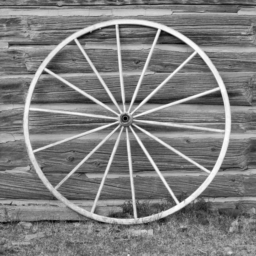
%> input picture RidgesDetection_Matlab/New Filter/Bi_gaussian_last_version/bw_025_256x256.TIF, 256 x 256 px
$ octave main_HF_D2_MS.m   (GNU Octave 9; MATLAB toolbox functions it lacks are replaced by stand-ins)
%> lines starting %> are read from the running program, lines starting %| are printed output that depends on the picture
### RidgesDetection_Matlab/New Filter/Bi_gaussian_last_version/f_normalisation.m
function [imnorm] = f_normalisation (imskin)

%imnorm=(imskin-min(imskin(:)))/(max(imskin(:))-min(imskin(:)));
imnorm = (imskin - min(min(imskin)))./(max(max(imskin)) - min(min(imskin)));

### RidgesDetection_Matlab/New Filter/Bi_gaussian_last_version/f_marges_miroir.m
function [ im_ext ] = f_marges_miroir( imb, taille_masque )
%> called with taille_masque = 35
% v 4.0 traite les couleurs + derniere ligne (n dedouble pas les lignes

if length(size(imb))>2
    [dimy , dimx, dimz]= size(imb); % nb lignes, nb colonnes
else
    [dimy , dimx]= size(imb);
%> dimy = 256; dimx = 256
    dimz = 1;
end


if ( (mod( taille_masque , 2 )) == 0)
error(['ERREUR : la taille de la fenetre du masque vaut ' num2str(tf) ', il faut une taille impaire']);
end
if ((2*dimy <= taille_masque ) || (2*dimx <= taille_masque ))
    x = 2*min(dimy,dimx) -1;
error(['ERREUR : la taille de la fenetre du masque vaut ' num2str(tf) ', il faut une taille maximum de ' num2str(x) ]);
end


imb = double(imb);
n = taille_masque;

im_ext = double(zeros(dimy+(taille_masque-1), dimx+(taille_masque-1), dimz));

[dimy_ext, dimx_ext, dimz_ext]=size(im_ext);
%> dimy_ext = 290; dimx_ext = 290; dimz_ext = 1


for z = 1:dimz_ext

im_ext((n-1)/2+1:dimy_ext-(n-1)/2, (n-1)/2+1:dimx_ext-(n-1)/2, z)=imb(1:dimy,1:dimx, z);

for i=1:(n-1)/2

  im_ext((n-1)/2+1:dimy_ext-(n-1)/2,i,:)=imb(1:dimy,(n-1)/2-i+2, :); %premiere colonne
  im_ext((n-1)/2+1:dimy_ext-(n-1)/2,dimx+(n-1)/2+i,:)=imb(1:dimy,dimx-i, :); %derniere colonne

end

for i=1:(n-1)/2

  im_ext(i,:, :)=im_ext((n-1) -i+2,:, :); %premiere ligne
  im_ext(dimy_ext-(n-1)/2+i,:, :)=im_ext(dimy_ext-i-(n-1)/2,:, :); %derniere ligne
end

end
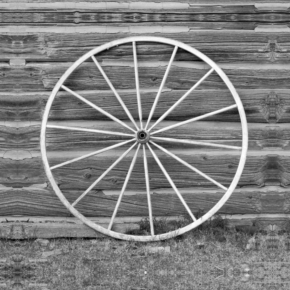
%> im_ext: size 290x290 double; min 0, max 1, mean 0.501

### RidgesDetection_Matlab/New Filter/Bi_gaussian_last_version/f_Derivative_Half_Gaussian_Kernel_D2_MS.m
function [M1, M2, m, C1, C2] = f_Derivative_Half_Gaussian_Kernel_D2_MS(I0, sigma, rho, delta_theta, rotation, ridges)
% v1 : normalization of the filter using sum(sum(F))
% MS = Multi Scale

if ridges
    dx = [-1 0 2 0 -1];  % filter for ridge detection
else
    dx = [1 0 -2 0 1];  % filter for valley detection
end

% X1 = 244  % to visualize a signal of a specific point in the image
% Y1 = 61
%%%%%%%%%%%%%%%%%%%%%%%%%%%%%%%%%%%%%%%%%%%%%%%%%%%%%%%

% we create the filter support in 2D
% for that, we need the highest parameter beween sigma and rho
param_gauss = max(sigma, rho);


%      filter convergence
borne = 200;

% Gaussian support as a function of the highest parameter of the 2D
% anisotropic Gaussian
x = -borne:1:borne;
G = exp(-x.^2 / (2*param_gauss^2));

% compute normalization coeff C0
S0 = sum(G);
C0 = 1/S0;

% new Gaussian
G0 = C0 * exp(-x.^2 / (2*param_gauss^2));
%    figure, plot(x,G0), xlim([-10,10])


% where the Gaussian > 10^(-k)    for support of the normalized Gaussian
seuil = 10^(-3);
g =1;
% y =0;
incr = borne +1;
tampon = 0;
while (g > seuil)
    g = G0(incr);
    incr=incr+1;
    tampon = tampon +1;
end

% new Gaussian support
X = -tampon:1:tampon;

%  discrete normalized Gaussian in x, then derivation
Gn = C0 * exp(-X.^2 / (2*sigma^2));


% seconde derivative
Gx = conv(Gn, dx, 'same'); % evite les aberations aux bords (supprime un pixel a droite et a gauche)

% half Gaussian in y
Gr = C0 * exp(-X.^2 / (2*rho^2));

% figure, plot(Gn), title('Gn')
% figure, plot(Gx), title('Gx')

% filter support in 2D
H = zeros(length(X), length(X));

% build of 2D HK : line in the midle = 1D derivative
H(tampon+1,:) = Gx;
% figure, imagesc(H), colormap(gray), title('H avant lissage')

% convolution with vertical Gaussian to build anisotropic filter
HG = conv2(H, Gr', 'same'); % convolution for vertical smoothing

% figure, imagesc(HG), colormap(gray), title('H apres convergence')

%  heaviside function, to cut the filter
HG(tampon+2:end,:) =0;

%%% avoid border problems : init to 0 ;  filter rotation
HG(:,1) = 0;
HG(:,end) = 0;

% figure, imagesc(HG), colormap(gray) , title('anisotropic filter')


%%%%%%%%%%%%%%%%%%%%%%%%%%%%%%%%%%%%%%%%%%%%%%%%%%%%%%%%%%%%%%
%% filter visualization
Im0 = zeros(51, 51);
Im0(25, 25) = 1;
F0 = double(imfilter(Im0,HG));
figure, imshow(F0, [])
imwrite(f_normalisation(F0), 'filter_HK_D2.png')

%%%%%%%%%%%%%%%%%%%%%%%%%%%%%%%%%%%%%%%%%%%%%%%%%%%%%%%%%%%%%


% add margins of the filter to rotate him
HG = f_marges_noires(HG);

% uncomment to visualize a specific signal
% ss = [];

%%%%%%%%%%%%%%%% maxima (M1, M2) and directions (C1, C2)
M1 = zeros(size(I0));
M2 = zeros(size(I0));
C1 = ones(size(I0));
C2 = ones(size(I0));
m = zeros(size(I0));

% size of the image for loop next
[s1 s2]= size(I0 );

% angle index
angle = 1;


for rotation_filter_angle = 0:delta_theta:360-delta_theta
    rotation_filter_angle

    % filter rotation (different techniques)
    if(strcmp(rotation, 'nearest'))
        HG_angle{angle}  = imrotate(HG, rotation_filter_angle, 'nearest', 'crop');
    elseif(strcmp(rotation, 'bilinear'))
        HG_angle{angle}  = imrotate(HG, rotation_filter_angle, 'bilinear', 'crop');
    elseif(strcmp(rotation, 'bicubic'))
        HG_angle{angle}  = imrotate(HG, rotation_filter_angle, 'bicubic', 'crop');
    elseif(strcmp(rotation, 'condat'))
        HG_angle{angle}  = imrotate_condat(HG, rotation_filter_angle);
    elseif(strcmp(rotation, 'carre'))
        HG_angle{angle}  = imrotate_carre(HG, rotation_filter_angle);
    end

    %%%% uncomment for visualization of the rotated filter
%     figure, imagesc(HG_angle{angle}), colormap(gray)


        % filter normalization
    PosF = ((HG_angle{angle}>0).*HG_angle{angle});
    NegF = ((HG_angle{angle}<0).*HG_angle{angle});
    MM(angle) = sum(sum( PosF ));
    mm(angle) = -sum(sum( NegF ));

    PosF = PosF / MM(angle);
    NegF = NegF / mm(angle);


    HG_angle{angle}  = PosF + NegF ; % final rotated normalized filter
% [6 lines of commented-out code are left out]
HG_angle{angle} = (2 - sigma/(1 + sigma))*HG_angle{angle};


    IangleHF{angle} = double(imfilter(I0,HG_angle{angle}));
%     figure, imagesc( IangleHF{angle}), colormap(gray)  % filtered image
%     figure, imagesc( HG_angle{angle}), colormap(gray)  % filter

%% uncomment to save 2D HK
% HG_angle{angle} = f_normalisation(HG_angle{angle});
% HG_angle{angle}((length(HG_angle{angle})+1)/2,(length(HG_angle{angle})+1)/2)=1;
%     imwrite(f_normalisation(HG_angle{angle}), ['HK\HGFilter_',num2str(angle),'.png']);
%     %%%%%


%% uncomment for signal visualization
% IangleHF{angle}(X1,Y1)
% ss = [ss IangleHF{angle}(X1,Y1)]

%%% attention, d閏alage car angle + 1 pas encore cr殚 !!
    if angle > 2
        for i = 1:s1
            for j = 1:s2

                % compute first and second maxima in the 1D signal
                if (IangleHF{angle-1}(i,j) > M1(i,j)) && (IangleHF{angle-1}(i,j) > IangleHF{angle-2}(i,j)) && (IangleHF{angle-1}(i,j) > IangleHF{angle}(i,j))
                       M2(i,j) = M1(i,j);
                       C2(i,j) = C1(i,j);
                       M1(i,j) = IangleHF{angle-1}(i,j);
                       C1(i,j) = angle-2; % yes "-1"
                elseif IangleHF{angle-1}(i,j) >= M2(i,j) && IangleHF{angle-1}(i,j) > IangleHF{angle-2}(i,j) && IangleHF{angle-1}(i,j) > IangleHF{angle}(i,j)
                       M2(i,j) = IangleHF{angle-1}(i,j);
                       C2(i,j) = angle-2; % yes "-1"
                end
            end
        end
    end
    angle = angle +1;
end

%%%% computes 2 best max = M1 & M2
%%%% computes the min = m

%%%%%%%%%%%%%%%%%%% last angle and first angle (depends of both first and
%%%%%%%%%%%%%%%%%%% last angles, that is why they are outside the loop
angle = angle -1; % for last angle in the computation
m(i,j) = IangleHF{1}(i,j);
for i = 1:s1
    for j = 1:s2
        %%%%%%%%%%%%%%%%%%% last angle

        if m(i,j) > IangleHF{angle}(i,j)
            m(i,j) = IangleHF{angle}(i,j);
        end

        if (IangleHF{angle}(i,j) > M1(i,j)) && (IangleHF{angle}(i,j) >= IangleHF{angle-1}(i,j)) && (IangleHF{angle}(i,j) >= IangleHF{1}(i,j))
               M2(i,j) = M1(i,j);
               C2(i,j) = C1(i,j);
               M1(i,j) = IangleHF{angle}(i,j);
               C1(i,j) = angle-1; % yes "-2"
        elseif IangleHF{angle}(i,j) > M2(i,j) && IangleHF{angle}(i,j) >= IangleHF{angle-1}(i,j) && IangleHF{angle}(i,j) >= IangleHF{1}(i,j)
               M2(i,j) = IangleHF{angle}(i,j);
               C2(i,j) = angle-1; % yes "-2"
        end

        %%%%%%%%%%%%%%%%%%% first angle
        if (IangleHF{1}(i,j) > M1(i,j)) && (IangleHF{1}(i,j) >= IangleHF{angle}(i,j)) && (IangleHF{1}(i,j) >= IangleHF{2}(i,j))
               M2(i,j) = M1(i,j);
               C2(i,j) = C1(i,j);
               M1(i,j) = IangleHF{1}(i,j);
               C1(i,j) = 0;
        elseif IangleHF{1}(i,j) > M2(i,j) && IangleHF{1}(i,j) >= IangleHF{angle}(i,j) && IangleHF{1}(i,j) >= IangleHF{2}(i,j)
               M2(i,j) = IangleHF{1}(i,j);
               C2(i,j) = 0;
        end
    end
end


%%% uncomment to watch values of selected points and plot signals
% [6 lines of commented-out code are left out]

### RidgesDetection_Matlab/New Filter/Bi_gaussian_last_version/f_marges_noires.m
function [ I_fin ] = f_marges_noires( I )
% avoid border effect during rotation process

[dimy , dimx]= size(I);

if dimy > dimx
    n = dimy;
else
    n = dimx;
end;

dimy2 = dimy;
dimx2 = dimx;

while (dimy2 < dimy + n + 2)
    I_fin = cat(1,zeros(1,dimx),I,zeros(1,dimx));
    I = I_fin;
    dimy2 = size(I_fin,1);
end

while (dimx2 < dimx + n + 2)
    I_fin = cat(2,zeros(dimy2,1),I,zeros(dimy2,1));
    I = I_fin;
    dimx2 = size(I_fin,2);
end

### RidgesDetection_Matlab/New Filter/Bi_gaussian_last_version/main_HF_D2_MS.m
clear all
close all


%%%% ridge detection of valley detection ?
ridges = 1; % if ridges = 1 ==> ridges, else, valleys

% angular step for the filter ==> from 0 to 360 degrees
delta_theta = 2;


%%%%%%
taille_masque = 35; %% to extend margin


% [5 lines of commented-out code are left out]
I = double(imread( 'bw_025_256x256.TIF'));  % roue
% [31 lines of commented-out code are left out]


figure, imagesc(I), colormap(gray), title('original image')
I = f_normalisation(I);

% add margins
I0 = f_marges_miroir( I, taille_masque );
lineMap=zeros(size(I0));
dirMap=zeros(size(I0));

%%%%%%%%%%%%%%%%%%%%%%%%%%%%%%%%%%%%%%
%%%%%  filter rotation technique : best is bilinear

% 'nearest'  'bilinear' 'bicubic' 'carre'
rotation = 'bilinear';

sigmas = [0.58 1.81 2.88 3.91 4.93 5.94 6.95 7.95 8.96 10 11 12 14 16 18 20 25 30]

for i = 2:1:5
    sigma = sigmas(i)
% filter parameters
% sigma = 2.1; % derivative width
    rho = sigma * 5;   % half smoothing length

    tic
%> (the run ends here)
